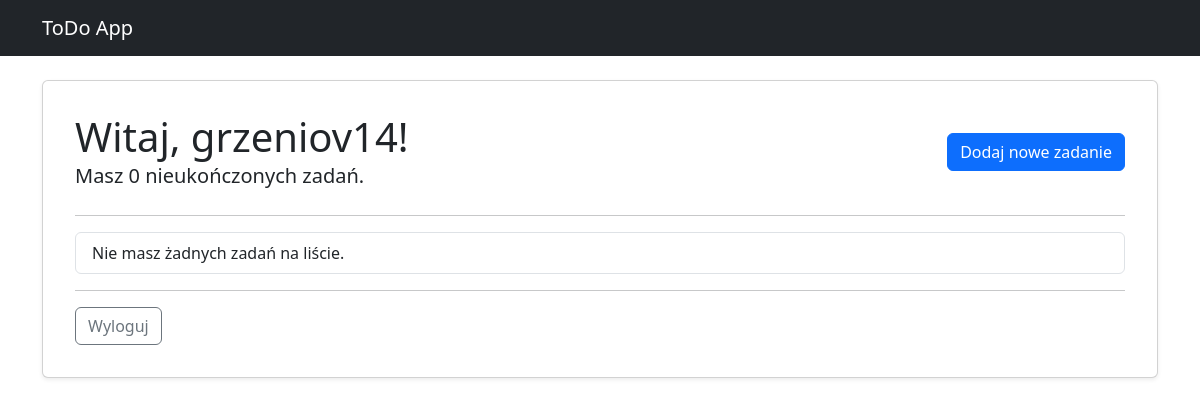
The page / (signed in) on the database as committed earlier.
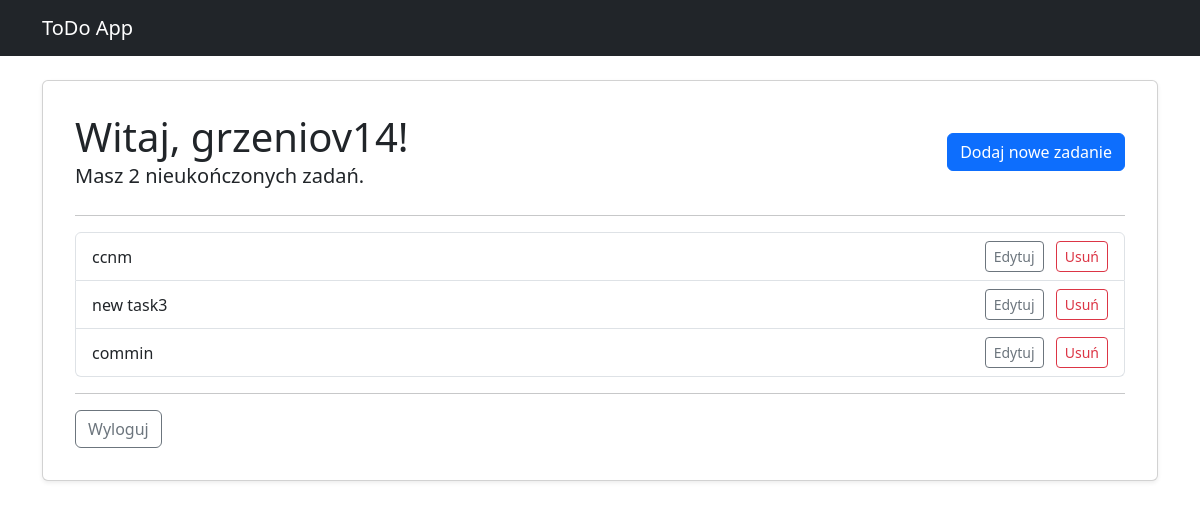
The same page on the database as committed later.
### tasks/models.py (models this page shows, shortened)
class Task(models.Model):
    user = models.ForeignKey(User, on_delete=models.CASCADE,null=True, blank=True)
    title = models.CharField(max_length=200)
    description = models.TextField(blank=True)
    completed = models.BooleanField(default=False)
    created_at = models.DateTimeField(auto_now_add=True)
    class Meta:
        ordering = ['completed']

### tasks/views.py (the view)
# urls.py: path('', TaskList.as_view(), name='tasks'),
class TaskList(LoginRequiredMixin, ListView):
    model = Task
    context_object_name = 'tasks' # Zmienia domyślną nazwę 'object_list' na 'tasks' w szablonie
    def get_context_data(self, **kwargs):
        context = super().get_context_data(**kwargs)
        context['tasks'] = context['tasks'].filter(user=self.request.user)
        context['count'] = context['tasks'].filter(completed=False).count()
        return context

### tasks/templates/tasks/task_list.html (shortened to what this page needs)
{% extends 'tasks/base.html' %}
{% block content %}
<div class="d-flex justify-content-between align-items-center mb-4">
    <div>
        <h1 class="m-0">Witaj, {{ request.user }}!</h1>
        <p class="lead m-0">Masz {{ count }} nieukończonych zadań.</p>
    </div>
    <a href="{% url 'task-create' %}" class="btn btn-primary">Dodaj nowe zadanie</a>
</div>
<hr>
<div class="list-group">
    {% for task in tasks %}
        <div class="list-group-item d-flex justify-content-between align-items-center">
            <div>
                {% if task.complete %}
                    <s class="text-muted">{{ task.title }}</s>
                {% else %}
                    {{ task.title }}
                {% endif %}
            </div>
            <div>
                <a href="{% url 'task-update' task.id %}" class="btn btn-sm btn-outline-secondary me-2">Edytuj</a>
                <a href="{% url 'task-delete' task.id %}" class="btn btn-sm btn-outline-danger">Usuń</a>
            </div>
        </div>
    {% empty %}
        <div class="list-group-item">Nie masz żadnych zadań na liście.</div>
    {% endfor %}
</div>
<hr>
<form method="POST" action="{% url 'logout' %}" class="mt-3">
    <button type="submit" class="btn btn-outline-secondary">Wyloguj</button>
</form>
{% endblock content %}

### tasks/templates/tasks/base.html (shortened to what this page needs)
{% load static %}
<!doctype html>
<html lang="pl">
<head>
    <link href="https://cdn.jsdelivr.net/npm/bootstrap@5.3.3/dist/css/bootstrap.min.css" rel="stylesheet">
</head>
<body>
<nav class="navbar navbar-expand-lg navbar-dark bg-dark mb-4">
    <div class="container">
        <a class="navbar-brand" href="{% url 'tasks' %}">ToDo App</a>
    </div>
</nav>
<main class="container">
    <div class="card shadow-sm">
        <div class="card-body" style="padding: 2rem;">
            {% block content %}{% endblock content %}
        </div>
    </div>
</main>
</body>
</html>

Rows that differ between the two databases and show on the page:
added Task: title "ccnm"
added Task: title "new task3"
added Task: title "commin"
Other text that changed with them:
{{ count }}: "0" → "2"
text no longer shown: "Nie masz żadnych zadań na liście."
